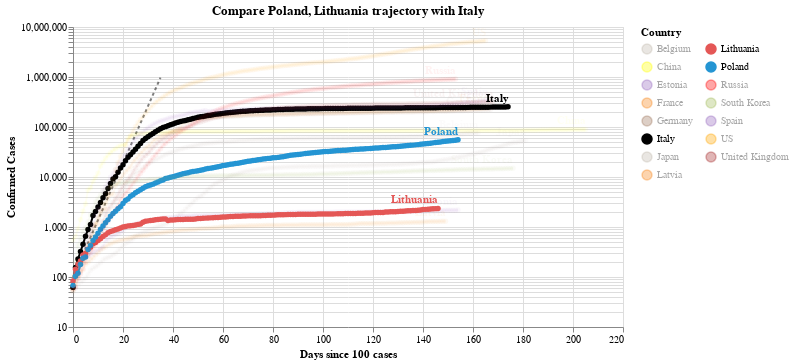

Here is the notebook cell this chart was saved with:
### Code cell
#hide_input
chart2 = make_since_chart(dff2, ['Poland', 'Lithuania'], baseline_countries)
chart2

### Figure 1 — Vega-Lite specification as saved in the notebook (floating-point values rounded to 4 significant figures; data arrays with more than 128 entries replaced by an {"elided": "..."} marker saying what was removed)
{"config": {"view": {"continuousWidth": 400, "continuousHeight": 300}}, "layer": [{"data": {"name": "data-628230001892d6798b50651be41d1b3e"}, "mark": {"type": "line", "color": "black", "opacity": 0.5, "strokeDash": [3, 3]}, "encoding": {"x": {"type": "quantitative", "field": "Days since 100 cases"}, "y": {"type": "quantitative", "field": "Confirmed Cases"}}}, {"data": {"name": "data-6a7520e1010875fe45dd7cc7d619689e"}, "mark": {"type": "line", "point": true}, "encoding": {"color": {"type": "nominal", "field": "Country", "legend": {"columns": 2}, "scale": {"domain": ["Belgium", "China", "Estonia", "France", "Germany", "Italy", "Japan", "Latvia", "Lithuania", "Poland", "Russia", "South Korea", "Spain", "US", "United Kingdom"], "range": ["#C1B7AD", "yellow", "#9467bd", "#F58518", "#9D755D", "black", "#C1B7AD", "#F58518", "#E45756", "#2495D3", "red", "#A1BA59", "#9467bd", "orange", "brown"]}}, "opacity": {"condition": {"value": 1, "selection": "selector004"}, "value": 0.05}, "tooltip": [{"type": "nominal", "field": "Country"}, {"type": "temporal", "field": "Date"}, {"type": "quantitative", "field": "Confirmed Cases"}, {"type": "quantitative", "field": "Days since 100 cases"}], "x": {"type": "quantitative", "field": "Days since 100 cases"}, "y": {"type": "quantitative", "field": "Confirmed Cases", "scale": {"type": "log"}}}, "selection": {"selector004": {"type": "multi", "fields": ["Country"], "bind": "legend", "init": [{"Country": "Poland"}, {"Country": "Lithuania"}, {"Country": "Italy"}]}}, "width": 550}, {"data": {"name": "data-6a7520e1010875fe45dd7cc7d619689e"}, "mark": {"type": "text", "align": "right", "dy": -8, "fontWeight": "bold"}, "encoding": {"color": {"type": "nominal", "field": "Country", "legend": {"columns": 2}, "scale": {"domain": ["Belgium", "China", "Estonia", "France", "Germany", "Italy", "Japan", "Latvia", "Lithuania", "Poland", "Russia", "South Korea", "Spain", "US", "United Kingdom"], "range": ["#C1B7AD", "yellow", "#9467bd", "#F58518", "#9D755D", "black", "#C1B7AD", "#F58518", "#E45756", "#2495D3", "red", "#A1BA59", "#9467bd", "orange", "brown"]}}, "opacity": {"condition": {"value": 1, "selection": "selector004"}, "value": 0.05}, "text": {"type": "nominal", "field": "Country"}, "tooltip": [{"type": "nominal", "field": "Country"}, {"type": "temporal", "field": "Date"}, {"type": "quantitative", "field": "Confirmed Cases"}, {"type": "quantitative", "field": "Days since 100 cases"}], "x": {"type": "quantitative", "field": "Days since 100 cases"}, "y": {"type": "quantitative", "field": "Confirmed Cases", "scale": {"type": "log"}}}, "transform": [{"filter": "(datum['Date'] >= 1597363200000)"}], "width": 550}], "title": "Compare Poland, Lithuania trajectory with Italy", "$schema": "https://vega.github.io/schema/vega-lite/v4.0.2.json", "datasets": {"data-628230001892d6798b50651be41d1b3e": [{"Days since 100 cases": 0, "Confirmed Cases": 100.0}, {"Days since 100 cases": 1, "Confirmed Cases": 130.0}, {"Days since 100 cases": 2, "Confirmed Cases": 169.0}, {"Days since 100 cases": 3, "Confirmed Cases": 219.7}, {"Days since 100 cases": 4, "Confirmed Cases": 285.6}, {"Days since 100 cases": 5, "Confirmed Cases": 371.3}, {"Days since 100 cases": 6, "Confirmed Cases": 482.7}, {"Days since 100 cases": 7, "Confirmed Cases": 627.5}, {"Days since 100 cases": 8, "Confirmed Cases": 815.7}, {"Days since 100 cases": 9, "Confirmed Cases": 1060.0}, {"Days since 100 cases": 10, "Confirmed Cases": 1379.0}, {"Days since 100 cases": 11, "Confirmed Cases": 1792.0}, {"Days since 100 cases": 12, "Confirmed Cases": 2330.0}, {"Days since 100 cases": 13, "Confirmed Cases": 3029.0}, {"Days since 100 cases": 14, "Confirmed Cases": 3937.0}, {"Days since 100 cases": 15, "Confirmed Cases": 5119.0}, {"Days since 100 cases": 16, "Confirmed Cases": 6654.0}, {"Days since 100 cases": 17, "Confirmed Cases": 8650.0}, {"Days since 100 cases": 18, "Confirmed Cases": 11250.0}, {"Days since 100 cases": 19, "Confirmed Cases": 14620.0}, {"Days since 100 cases": 20, "Confirmed Cases": 19000.0}, {"Days since 100 cases": 21, "Confirmed Cases": 24710.0}, {"Days since 100 cases": 22, "Confirmed Cases": 32120.0}, {"Days since 100 cases": 23, "Confirmed Cases": 41750.0}, {"Days since 100 cases": 24, "Confirmed Cases": 54280.0}, {"Days since 100 cases": 25, "Confirmed Cases": 70560.0}, {"Days since 100 cases": 26, "Confirmed Cases": 91730.0}, {"Days since 100 cases": 27, "Confirmed Cases": 119300.0}, {"Days since 100 cases": 28, "Confirmed Cases": 155000.0}, {"Days since 100 cases": 29, "Confirmed Cases": 201500.0}, {"Days since 100 cases": 30, "Confirmed Cases": 262000.0}, {"Days since 100 cases": 31, "Confirmed Cases": 340600.0}, {"Days since 100 cases": 32, "Confirmed Cases": 442800.0}, {"Days since 100 cases": 33, "Confirmed Cases": 575600.0}, {"Days since 100 cases": 34, "Confirmed Cases": 748300.0}, {"Days since 100 cases": 35, "Confirmed Cases": 972800.0}], "data-6a7520e1010875fe45dd7cc7d619689e": {"elided": "2503 records"}}}
